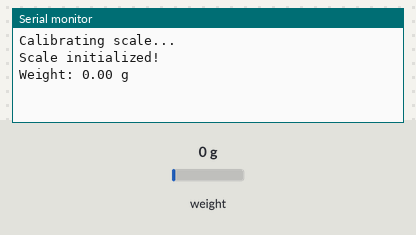
A sketch run on a simulated Arduino Uno, built with avr-gcc and run on an emulated ATmega328P. Shown: the last lines printed to the serial monitor. The test bench sets the inputs (shaded band); at power-on: weight on the scale 0 g.

Above: at 2.2 s.
2.3 s: weight on the scale set to 100 g
At 2.3 s:
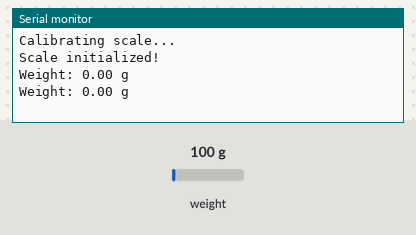
3.8 s: weight on the scale set to 1250 g
At 4.8 s:
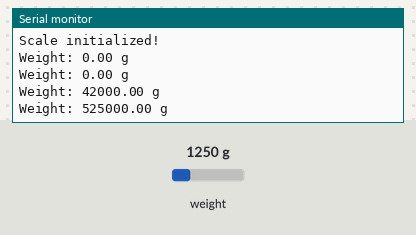
Timing chart, 0 to 6.8 s (numbered marks = the images above; inputs shaded):
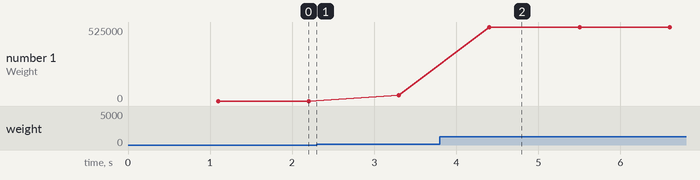

Measured:
- after the input at 3.8 s, the serial monitor: prints a new line after 0.60 s (image 2)
- plotted number 1: 0 → 42000 after the input at 2.3 s, 42000 → 525000 after the input at 3.8 s

The sketch:

HX711_get_scale_factor.ino
```cpp
// #include "HX711.h"

// // HX711 circuit wiring
// const int LOADCELL_DOUT_PIN = 22;
// const int LOADCELL_SCK_PIN = 23;

// HX711 scale;

// //DIY_CHEAP_PERFECT

// void setup() {
//   Serial.begin(115200);
//   scale.begin(LOADCELL_DOUT_PIN, LOADCELL_SCK_PIN);
//   scale.tare();                // reset the scale to 0
// }


// void loop() {

//   if (scale.is_ready()) {
//     Serial.print("HX711 reading: ");
//     Serial.println(scale.get_value(5)); // print the average of 5 readings from the ADC minus the tare weight, set with tare()
//   }
//   else if(!scale.is_ready()) {
//     Serial.println("HX711 not found.");
//   }

//   delay(500);

// }


// #include "HX711.h"

// // HX711 circuit wiring
// const int LOADCELL_DOUT_PIN = 2;
// const int LOADCELL_SCK_PIN = 4;

// HX711 scale;

// void setup() {
//   Serial.begin(230400);
//   scale.begin(LOADCELL_DOUT_PIN, LOADCELL_SCK_PIN);
//   Serial.println("Remove any weights from the scale and press any key to tare...");

//   while (!Serial.available()); // Wait for user input
//   scale.tare();                // Reset the scale to 0
//   Serial.println("Scale tared. Place a known weight on the scale.");
// }

// void loop() {
//   if (scale.is_ready()) {
//     Serial.print("Raw ADC Value: ");
//     Serial.println(scale.get_value(10)); // Average of 10 readings
//     Serial.println("Enter the known weight in grams:");

//     if (Serial.available()) {
//       String input = Serial.readString();
//       float knownWeight = input.toFloat();

//       if (knownWeight > 0) {
//         float calibrationFactor = scale.get_value(10) / knownWeight;
//         Serial.print("Calibration Factor: ");
//         Serial.println(calibrationFactor);
//         Serial.println("Update your program with this calibration factor.");
//       } else {
//         Serial.println("Invalid weight. Try again.");
//       }
//       while (Serial.available()) Serial.read(); // Clear the input buffer
//     }
//   } else {
//     Serial.println("HX711 not found.");
//   }

//   delay(500);
// }


#include "HX711.h"

// Define HX711 pins
#define DT 23   // Data pin
#define SCK 22  // Clock pin

HX711 scale;

void setup() {
  Serial.begin(115200);

  // Initialize the scale
  scale.begin(DT, SCK);

  // Calibrate the scale (replace with your calibration factor)
  Serial.println("Calibrating scale...");
  // scale.set_scale(2280.f); // Adjust this value to calibrate the scale
  scale.tare();            // Reset the scale to 0
  Serial.println("Scale initialized!");
}

void loop() {
  if (scale.is_ready()) {
    // Read the weight in grams
    float weight = scale.get_units();
    Serial.print("Weight: ");
    Serial.print(weight, 2); // Print weight with 2 decimal points
    Serial.println(" g");
  } else {
    Serial.println("Scale not ready");
  }

  delay(1000); // Wait 1 second between readings
}
```
